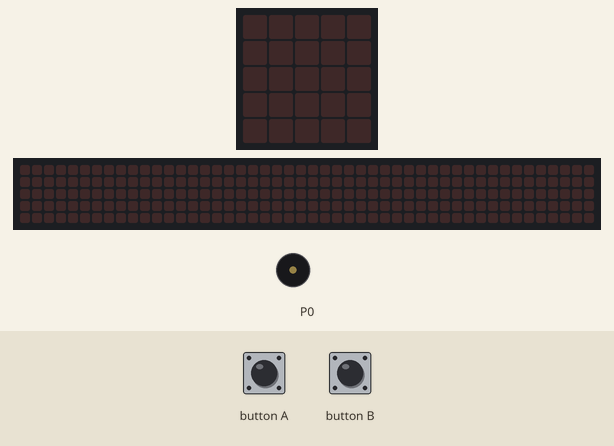
Simulated run of this program. Board: BBC micro:bit (MakeCode). Shown: the board's 5×5 LED display, a strip that is not on the board, showing the scrolling text unrolled, buzzer (waves = sounding). Inputs (shaded band) come from the test bench. Random numbers come from a fixed seed; the 48×5 strip is a reading aid, not a part: it shows the text the display is scrolling, unrolled, one strip-width of it at a time.

Above: at 1.2 s.
1.3 s: button A pressed for 0.15 s
At 3.92 s:
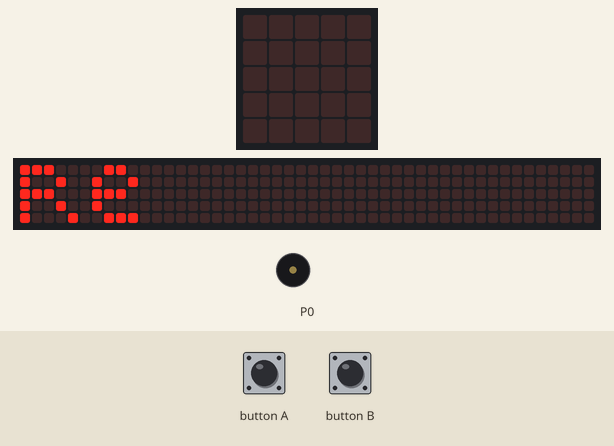
4.3 s: button B pressed for 0.15 s
At 7.22 s:
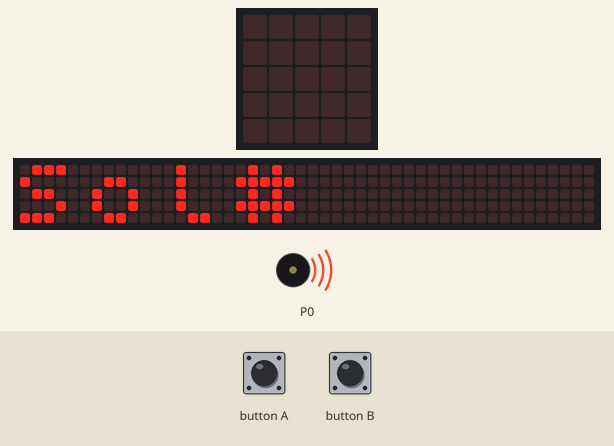
At 15.02 s:
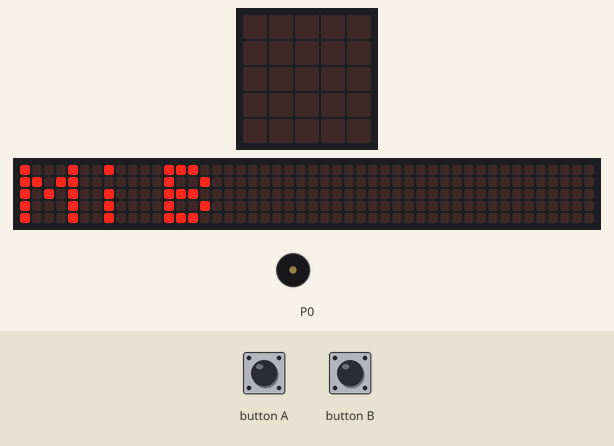
16.3 s: button A pressed for 0.15 s
19.4 s: button B pressed for 0.15 s
Timing chart, 0 to 22.4 s (numbered marks = the images above; inputs shaded):
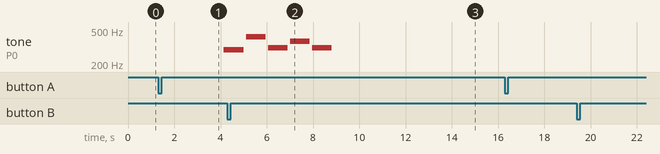

The program:

main.ts
```typescript
let NombreNotesDictée = 5
let DuréePause = 100
let DuréeNote = 850
let IntervalleMaxi = 7
let NotesPossibles = [Note.C4, Note.CSharp4, Note.D4, Note.Eb4, Note.E4, Note.F4, Note.FSharp4, Note.G4, Note.GSharp4, Note.A4, Note.Bb4, Note.B4, Note.C5, Note.CSharp5, Note.D5, Note.Eb5, Note.E5, Note.F5, Note.FSharp5, Note.G5, Note.GSharp5]
let NomsNotesPossibles = ["Do", "Do#", "Re", "MiB", "Mi", "Fa", "Fa#", "Sol", "Sol#", "La", "SiB", "Si", "Do5", "Do#5", "Re5", "MiB5", "Mi5", "Fa5", "Fa#5", "Sol5", "Sol#5"]
let NotesDictée = notesAuHasard(NotesPossibles)
function notesAuHasard(listeNotes: any): number[] {
    let indexNote: number;
    let intervalle: number;
    let notes : number[] = []
    let indexNotePrécédente = randint(0, NotesPossibles.length - 1)
    for (let i = 0; i < NombreNotesDictée; i++) {
        while (true) {
            indexNote = randint(0, NotesPossibles.length - 1)
            intervalle = Math.abs(indexNote - indexNotePrécédente)
            if (intervalle <= IntervalleMaxi) {
                break
            }

        }
        notes.push(indexNote)
        indexNotePrécédente = indexNote
    }
    return notes
}

function afficherPremièreNote() {
    let indexPremièreNote = NotesDictée[0]
    let premièreNote = NomsNotesPossibles[indexPremièreNote]
    basic.showString(premièreNote)
}

input.onButtonPressed(Button.A, function jouerDictéeNote() {
    let noteAJouer: number;
    afficherPremièreNote()
    for (let note of NotesDictée) {
        noteAJouer = NotesPossibles[note]
        music.playTone(noteAJouer, DuréeNote)
        basic.pause(DuréePause)
    }
})
input.onButtonPressed(Button.B, function afficherDictéeNote() {
    for (let note of NotesDictée) {
        basic.showString(NomsNotesPossibles[note])
    }
})
```

test.ts
```typescript
// les tests vont ici ; cela ne sera pas compilé si ce paquet est utilisé en tant qu'extension.
```

Measured:
- after the input at 1.3 s, tone on P0: silent → 294 Hz after 2.9 s; the display: changes after 0.15 s (image 1)
- after the input at 4.3 s, the display: first changes after 0.15 s (image 2 shows a later state)
- what the display in image 1 shows lasts 0.5 s, from 3.7 s to 4.2 s
